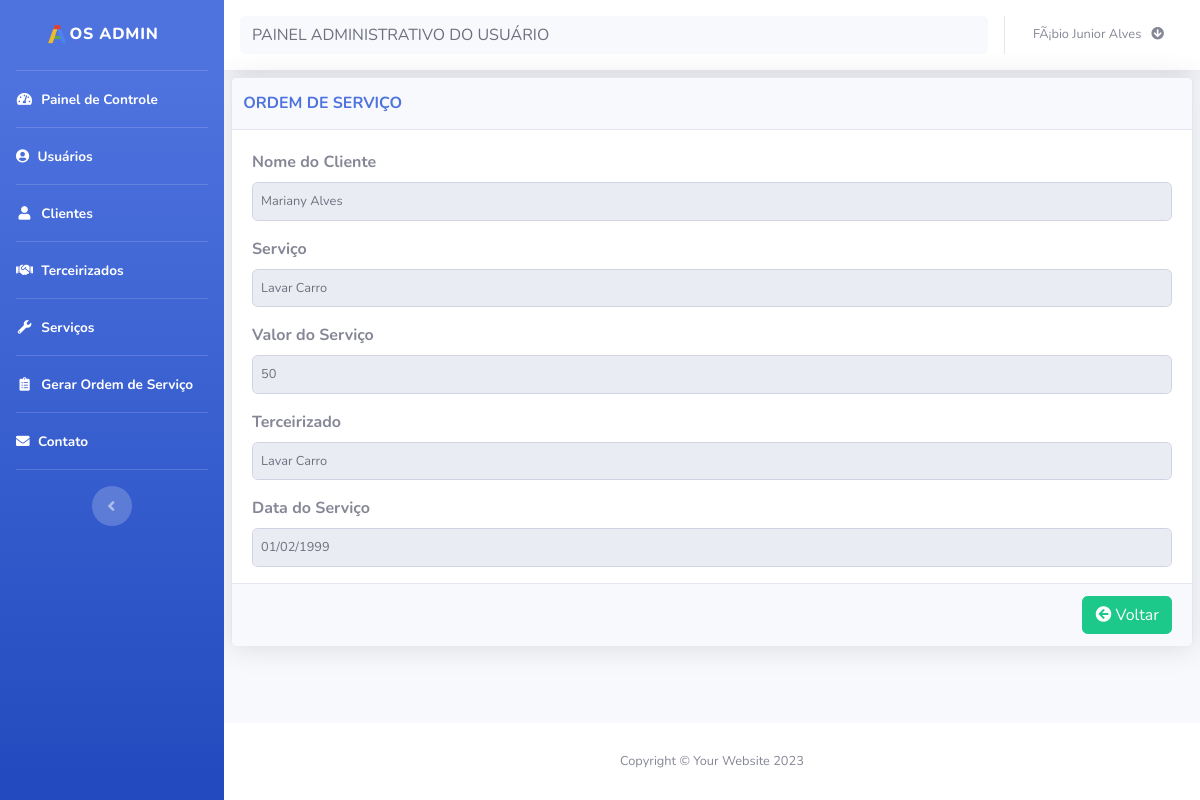
Screenshot of /ordem/resumo_ordem.php (signed in) with the database file from the repository.
### tables this page shows
CREATE TABLE IF NOT EXISTS `ordem` (
  `cod` int(11) NOT NULL AUTO_INCREMENT,
  `cod_cliente` int(11) NOT NULL,
  `cod_terceirizado` int(11) NOT NULL,
  `cod_servico` int(11) NOT NULL,
  `data_servico` date NOT NULL,
  `status` int(11) NOT NULL,
  `data` date NOT NULL,
  PRIMARY KEY (`cod`),
  KEY `foreign_key_cod_cliente` (`cod_cliente`),
  KEY `foreign_key_cod_servico` (`cod_servico`),
  KEY `foreign_key_cod_terceirizado` (`cod_terceirizado`)
);

CREATE TABLE IF NOT EXISTS `cliente` (
  `cod` int(11) NOT NULL AUTO_INCREMENT,
  `nome` varchar(100) NOT NULL,
  `email` varchar(100) NOT NULL,
  `senha` varchar(100) NOT NULL,
  `endereco` varchar(100) NOT NULL,
  `numero` varchar(11) NOT NULL,
  `bairro` varchar(100) NOT NULL,
  `cidade` varchar(100) NOT NULL,
  `telefone` varchar(100) NOT NULL,
  `status` int(11) NOT NULL,
  `perfil` int(11) NOT NULL,
  `data` date NOT NULL,
  PRIMARY KEY (`cod`)
);

CREATE TABLE IF NOT EXISTS `servico` (
  `cod` int(11) NOT NULL AUTO_INCREMENT,
  `nome` varchar(100) NOT NULL,
  `valor` decimal(10,0) NOT NULL,
  `data` date NOT NULL,
  PRIMARY KEY (`cod`)
);

### bd/bd_ordem.php (called while the page is built, shortened)
<?php
function buscaOrdemadd()
{
    $conexao = conecta_bd();
    $query = $conexao->prepare("Select
                                    c.nome AS nome_cliente,
                                    t.nome AS nome_terceirizada,
                                    s.nome AS nome_servico,
                                    s.valor AS valor_servico,
                                    o.data_servico AS data_servico,
                                    o.status AS status
                                From
                                    ordem o,servico s, cliente c,
                                        terceirizado t
                                Where
                                    o.cod_cliente = c.cod AND
                                    o.cod_servico = s.cod AND
                                    o.cod_terceirizado = t.cod
                                ORDER BY o.cod DESC LIMIT 1");
    $query->execute();
    $lista = $query->fetch(PDO::FETCH_ASSOC);
    return $lista;
}

### ordem/resumo_ordem.php (the view, shortened to what this page needs)
<?php
require_once('../layout/header.php');
require_once('../layout/sidebar.php');
require_once ("../bd/bd_ordem.php");
$dados = buscaOrdemadd();
$nome_cliente = $dados['nome_cliente'];
$nome_servico = $dados['nome_servico'];
$valor_servico = $dados['valor_servico'];
$data_servico = $dados['data_servico'];
$status = $dados['status'];
?>
<div id="content">
    <?php require_once('../layout/navbar.php');?>
    <div class="container-fluid">
        <div class="card shadow mb-2">
            <div class="card-header py-3">
                <div class="row">
                    <div class="col-md-8">
                        <h6 class="m-0 font-weight-bold text-primary" id="title">ORDEM DE SERVIÇO</h6>
                    </div>
                </div>
            </div>
            <div class="card-body">
                <form class="user" action="cad_ordem_envia.php" method="post" >
                        <div class="form-group">
                            <label> Nome do Cliente </label>
                            <input type="text" class="form-control form-control-user" id="nome_cliente" name="nome_cliente" value="<?= $nome_cliente ?>" readonly>
                        </div>
                        <div class="form-group">
                            <label> Serviço </label>
                            <input type="text" class="form-control form-control-user" id="nome_servico" name="nome_servico" value="<?= $nome_servico ?>" readonly>
                        </div>
                        <div class="form-group">
                            <label> Valor do Serviço </label>
                            <input type="text" class="form-control form-control-user"
                            id="valor_servico" name="valor_servico" value="<?= $valor_servico?>" readonly>
                        </div>
                        <div class="form-group">
                            <label> Terceirizado </label>
                            <input type="text" class="form-control form-control-user" id="nome_terceirizado" name="nome_terceirizado" value="<?= $nome_servico ?>" readonly>
                        </div>
                         <div class="form-group">
                            <label> Data do Serviço </label>
                            <input type="text" class="form-control form-control-user" id="data_servico" name="data_servico" value="<?= date('d/m/Y',strtotime($data_servico)) ?>" readonly>
                        </div>
                    <div class="card-footer text-muted" id="btn-form">
                        <div class=text-right>
                            <a title="Voltar" href="ordem.php?status=<?= $status?>"><button type="button" class="btn btn-success"><i class="fas fa-arrow-circle-left"></i>&nbsp;</i>Voltar</button></a>
                        </div>
                    </div>
                </form>
            </div>
        </div>
    </div>
</div>
<?php
require_once('../layout/footer.php');
?>

### rows the page displays
ordem: nome_cliente "Mariany Alves", nome_servico "Lavar Carro", valor_servico "50", nome_terceirizado "Lavar Carro", data_servico "01/02/1999"

### other values shown
$_SESSION['nome_usu'] "FÃ¡bio Junior Alves"
